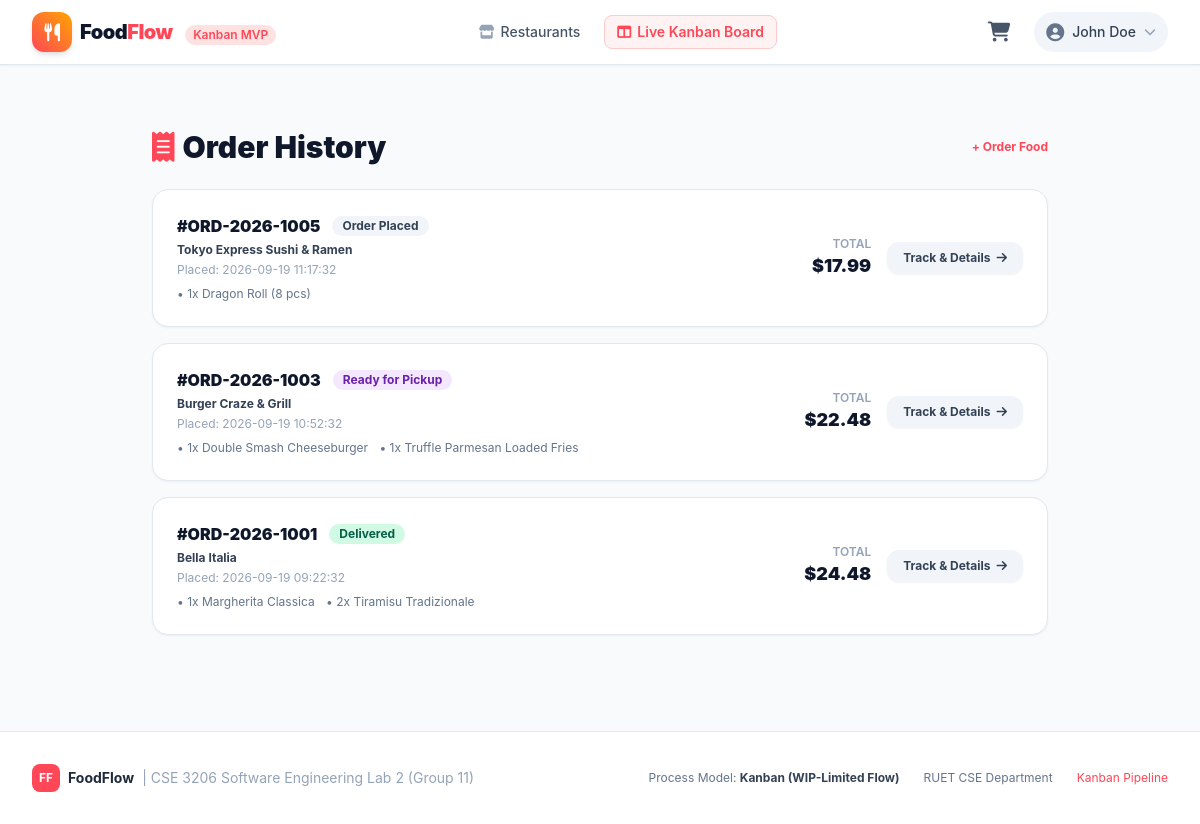
Page /orders (signed in) on the committed database.
### tables this page shows
CREATE TABLE orders (
    id INTEGER PRIMARY KEY AUTOINCREMENT,
    order_number TEXT UNIQUE NOT NULL,
    customer_id INTEGER NOT NULL,
    restaurant_id INTEGER NOT NULL,
    rider_id INTEGER,
    status TEXT NOT NULL CHECK(status IN ('placed', 'preparing', 'ready', 'in_transit', 'delivered', 'cancelled')),
    total_amount REAL NOT NULL,
    discount_amount REAL DEFAULT 0.0,
    delivery_fee REAL DEFAULT 2.99,
    delivery_address TEXT NOT NULL,
    customer_phone TEXT NOT NULL,
    payment_method TEXT NOT NULL CHECK(payment_method IN ('cash_on_delivery', 'card', 'digital_wallet')),
    payment_status TEXT NOT NULL CHECK(payment_status IN ('pending', 'completed', 'refunded')),
    notes TEXT,
    placed_at TIMESTAMP DEFAULT CURRENT_TIMESTAMP,
    preparing_at TIMESTAMP,
    ready_at TIMESTAMP,
    dispatched_at TIMESTAMP,
    delivered_at TIMESTAMP,
    created_at TIMESTAMP DEFAULT CURRENT_TIMESTAMP,
    updated_at TIMESTAMP DEFAULT CURRENT_TIMESTAMP,
    FOREIGN KEY (customer_id) REFERENCES users(id),
    FOREIGN KEY (restaurant_id) REFERENCES restaurants(id),
    FOREIGN KEY (rider_id) REFERENCES users(id)
);

CREATE TABLE restaurants (
    id INTEGER PRIMARY KEY AUTOINCREMENT,
    owner_id INTEGER NOT NULL,
    name TEXT NOT NULL,
    description TEXT,
    cuisine_type TEXT NOT NULL,
    address TEXT NOT NULL,
    phone TEXT NOT NULL,
    image_url TEXT,
    rating REAL DEFAULT 4.5,
    is_active INTEGER DEFAULT 1,
    created_at TIMESTAMP DEFAULT CURRENT_TIMESTAMP,
    FOREIGN KEY (owner_id) REFERENCES users(id) ON DELETE CASCADE
);

CREATE TABLE order_items (
    id INTEGER PRIMARY KEY AUTOINCREMENT,
    order_id INTEGER NOT NULL,
    menu_item_id INTEGER NOT NULL,
    item_name TEXT NOT NULL,
    unit_price REAL NOT NULL,
    quantity INTEGER NOT NULL CHECK(quantity > 0),
    subtotal REAL NOT NULL,
    FOREIGN KEY (order_id) REFERENCES orders(id) ON DELETE CASCADE,
    FOREIGN KEY (menu_item_id) REFERENCES menu_items(id)
);

### src/routes/customer_routes.py (the view)
@customer_bp.route('/orders')
@login_required
def my_orders():
    orders = OrderService.get_orders_by_customer(session['user_id'])
    return render_template('customer/orders.html', orders=orders)

### src/database/db.py (called while the page is built)
def get_db(db_path=None):
    if 'db' not in g:
        path = db_path or current_app.config.get('DATABASE_PATH', Config.DATABASE_PATH)
        g.db = sqlite3.connect(path)
        g.db.row_factory = sqlite3.Row
        g.db.execute("PRAGMA foreign_keys = ON;")
    return g.db

def query_db(query, args=(), one=False, db_path=None):
    db = get_db(db_path)
    cur = db.execute(query, args)
    rv = cur.fetchall()
    cur.close()
    return (dict(rv[0])) if rv and one else ([dict(r) for r in rv] if not one else None)

### src/models/order.py (called while the page is built)
    @classmethod
    def from_dict(cls, data: dict):
        if not data:
            return None
        return cls(
            id=data.get('id'),
            order_id=data.get('order_id'),
            menu_item_id=data.get('menu_item_id'),
            item_name=data.get('item_name'),
            unit_price=float(data.get('unit_price', 0.0)),
            quantity=int(data.get('quantity', 1)),
            subtotal=float(data.get('subtotal', 0.0))
        )

### src/routes/auth_routes.py (called while the page is built)
def login_required(f):
    @wraps(f)
    def decorated_function(*args, **kwargs):
        if 'user_id' not in session:
            flash('Please log in to access this page.', 'warning')
            return redirect(url_for('auth.login', next=request.url))
        return f(*args, **kwargs)
    return decorated_function

### src/services/order_service.py (called while the page is built)
    @staticmethod
    def get_orders_by_customer(customer_id: int):
        sql = """
            SELECT o.*, r.name as restaurant_name, rd.full_name as rider_name
            FROM orders o
            JOIN restaurants r ON o.restaurant_id = r.id
            LEFT JOIN users rd ON o.rider_id = rd.id
            WHERE o.customer_id = ?
            ORDER BY o.id DESC
        """
        rows = query_db(sql, (customer_id,))
        orders = []
        for r in rows:
            ord_obj = Order.from_dict(r)
            item_rows = query_db("SELECT * FROM order_items WHERE order_id = ?", (ord_obj.id,))
            ord_obj.items = [OrderItem.from_dict(it) for it in item_rows]
            orders.append(ord_obj)
        return orders

### src/templates/customer/orders.html (shortened to what this page needs)
{% extends "base.html" %}
{% block content %}
<div class="max-w-4xl mx-auto my-6">
    <div class="flex items-center justify-between mb-6">
        <h1 class="text-2xl md:text-3xl font-black text-slate-900 flex items-center gap-2">
            <i class="fa-solid fa-receipt text-primary"></i> Order History
        </h1>
        <a href="{{ url_for('customer.index') }}" class="text-xs font-bold text-primary hover:underline">
            + Order Food
        </a>
    </div>
    {% if orders %}
        <div class="space-y-4">
            {% for order in orders %}
                <div class="bg-white rounded-2xl border border-slate-200 p-6 shadow-sm flex flex-col md:flex-row justify-between items-start md:items-center gap-4">
                    <div>
                        <div class="flex items-center gap-3 mb-1">
                            <span class="font-black text-slate-900 text-base">#{{ order.order_number }}</span>
                            {% if order.status == 'delivered' %}
                                <span class="px-2.5 py-0.5 bg-emerald-100 text-emerald-800 text-xs font-bold rounded-full">Delivered</span>
                            {% elif order.status == 'in_transit' %}
                                <span class="px-2.5 py-0.5 bg-blue-100 text-blue-800 text-xs font-bold rounded-full animate-pulse">Out for Delivery</span>
                            {% elif order.status == 'ready' %}
                                <span class="px-2.5 py-0.5 bg-purple-100 text-purple-800 text-xs font-bold rounded-full">Ready for Pickup</span>
                            {% elif order.status == 'preparing' %}
                                <span class="px-2.5 py-0.5 bg-amber-100 text-amber-800 text-xs font-bold rounded-full">Kitchen Preparing</span>
                            {% else %}
                                <span class="px-2.5 py-0.5 bg-slate-100 text-slate-700 text-xs font-bold rounded-full">Order Placed</span>
                            {% endif %}
                        </div>
                        <p class="text-xs font-bold text-slate-700">{{ order.restaurant_name }}</p>
                        <p class="text-xs text-slate-400 mt-1">Placed: {{ order.placed_at }}</p>
                        <div class="mt-2 text-xs text-slate-500">
                            {% for it in order.items %}
                                <span class="inline-block mr-2">• {{ it.quantity }}x {{ it.item_name }}</span>
                            {% endfor %}
                        </div>
                    </div>
                    <div class="flex items-center gap-4 w-full md:w-auto justify-between md:justify-end border-t md:border-t-0 pt-3 md:pt-0 border-slate-100">
                        <div class="text-left md:text-right">
                            <span class="text-xs text-slate-400 uppercase font-semibold block">Total</span>
                            <span class="font-black text-slate-900 text-lg">${{ "%.2f"|format(order.total_amount) }}</span>
                        </div>
                        <a href="{{ url_for('customer.order_detail', order_id=order.id) }}"
                           class="px-4 py-2 bg-slate-100 hover:bg-primary hover:text-white text-slate-700 text-xs font-bold rounded-xl transition flex items-center gap-1.5 shadow-sm">
                            <span>Track & Details</span>
                            <i class="fa-solid fa-arrow-right"></i>
                        </a>
                    </div>
                </div>
            {% endfor %}
        </div>
    {% endif %}
</div>
{% endblock %}

### src/templates/base.html (shortened to what this page needs)
<!DOCTYPE html>
<html lang="en">
<head>
    <script src="https://cdn.tailwindcss.com"></script>
    <link rel="stylesheet" href="https://cdnjs.cloudflare.com/ajax/libs/font-awesome/6.4.0/css/all.min.css">
    <link rel="stylesheet" href="{{ url_for('static', filename='css/style.css') }}">
</head>
<body class="min-h-screen flex flex-col bg-slate-50 text-slate-800">
    <header class="bg-white border-b border-slate-200 sticky top-0 z-40 shadow-sm">
        <div class="max-w-7xl mx-auto px-4 sm:px-6 lg:px-8">
            <div class="flex justify-between h-16 items-center">
                <div class="flex items-center space-x-3">
                    <a href="{{ url_for('customer.index') }}" class="flex items-center space-x-2">
                        <div class="w-10 h-10 rounded-xl bg-gradient-to-tr from-primary to-accent flex items-center justify-center text-white shadow-md">
                            <i class="fa-solid fa-utensils text-lg"></i>
                        </div>
                        <div>
                            <span class="text-xl font-black tracking-tight text-slate-900">Food<span class="text-primary">Flow</span></span>
                            <span class="hidden md:inline-block ml-2 px-2 py-0.5 text-xs font-semibold bg-red-100 text-primary rounded-full">Kanban MVP</span>
                        </div>
                    </a>
                </div>
                <nav class="hidden md:flex items-center space-x-6">
                    <a href="{{ url_for('customer.index') }}" class="text-sm font-medium text-slate-600 hover:text-primary transition flex items-center gap-1.5">
                        <i class="fa-solid fa-store text-slate-400"></i> Restaurants
                    </a>
                    <a href="{{ url_for('kanban.board') }}" class="text-sm font-semibold text-primary hover:text-primary-dark transition flex items-center gap-1.5 bg-red-50 px-3 py-1.5 rounded-lg border border-red-200">
                        <i class="fa-solid fa-columns"></i> Live Kanban Board
                    </a>
                </nav>
                <div class="flex items-center space-x-4">
                    <a href="{{ url_for('customer.view_cart') }}" class="relative p-2 text-slate-600 hover:text-primary transition">
                        <i class="fa-solid fa-cart-shopping text-xl"></i>
                    </a>
                    {% if session.get('user_id') %}
                        <div class="relative group">
                            <button class="flex items-center space-x-2 py-1.5 px-3 rounded-full bg-slate-100 hover:bg-slate-200 text-slate-700 text-sm font-medium transition">
                                <i class="fa-solid fa-circle-user text-slate-500 text-lg"></i>
                                <span class="max-w-[120px] truncate">{{ session.get('full_name') }}</span>
                                <i class="fa-solid fa-chevron-down text-xs text-slate-400"></i>
                            </button>
                        </div>
                    {% endif %}
                </div>
            </div>
        </div>
    </header>
    <main class="flex-grow max-w-7xl w-full mx-auto px-4 sm:px-6 lg:px-8 py-6">
        {% block content %}{% endblock %}
    </main>
    <footer class="bg-white border-t border-slate-200 py-8 mt-12 text-slate-600 text-sm">
        <div class="max-w-7xl mx-auto px-4 sm:px-6 lg:px-8 flex flex-col md:flex-row justify-between items-center gap-4">
            <div class="flex items-center space-x-2">
                <div class="w-7 h-7 rounded-lg bg-primary text-white flex items-center justify-center font-bold text-xs">FF</div>
                <span class="font-bold text-slate-800">FoodFlow</span>
                <span class="text-slate-400">| CSE 3206 Software Engineering Lab 2 (Group 11)</span>
            </div>
            <div class="flex items-center space-x-6 text-xs text-slate-500">
                <span>Process Model: <strong class="text-slate-700">Kanban (WIP-Limited Flow)</strong></span>
                <span>RUET CSE Department</span>
                <a href="{{ url_for('kanban.board') }}" class="text-primary hover:underline">Kanban Pipeline</a>
            </div>
        </div>
    </footer>
</body>
</html>

### src/static/css/style.css (style rules this page uses)
:root { --primary: #FF5A5F; --primary-hover: #E0484D; --secondary: #00A699; --dark: #2B2D42; --light-bg: #F8F9FA; --card-bg: #FFFFFF; }
body { background-color: #F7F9FC; font-family: 'Inter', -apple-system, BlinkMacSystemFont, "Segoe UI", Roboto, sans-serif; color: #333333; }

### rows in the picture
orders: order_number "ORD-2026-1005", status "Order Placed", restaurant_name "Tokyo Express Sushi & Ramen", placed_at "2026-09-19 11:17:32", total_amount "17.99"
order_items: quantity "1", item_name "Dragon Roll (8 pcs)"
orders: order_number "ORD-2026-1003", status "Ready for Pickup", restaurant_name "Burger Craze & Grill", placed_at "2026-09-19 10:52:32", total_amount "22.48"
order_items: quantity "1", item_name "Double Smash Cheeseburger"
order_items: quantity "1", item_name "Truffle Parmesan Loaded Fries"
orders: order_number "ORD-2026-1001", status "Delivered", restaurant_name "Bella Italia", placed_at "2026-09-19 09:22:32", total_amount "24.48"
order_items: quantity "1", item_name "Margherita Classica"
order_items: quantity "2", item_name "Tiramisu Tradizionale"

### other values in the picture
{{ session.get('full_name') }} "John Doe"
